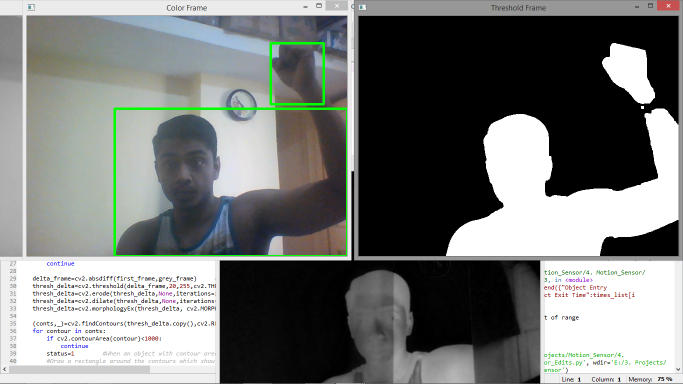
#> input picture Not perfect yet.png, 1366 x 768 px, given in place of the camera (shown at 1/2 size)
$ python Motion_Sensor.py
#> lines starting #> are read from the running program, lines starting #| are printed output that depends on the picture
#Importing the libraries
import cv2
from datetime import datetime as dt
import pandas as pd

first_frame=None                    #variable used in Line 25-26 to store the background image which is used to assess motion.
video=cv2.VideoCapture(0)           #Start webcam and recorder
motion_log=['dummy1','dummy2']      #List used to record the status of an object. 1 means the object was in the previous frame and 0 means the object was not in the previous frame. The dummy values are to avoid an error in line 43.
times_list=[]                       #Time of entry and exit is appended to this list

while True:
    check, frame=video.read()                               #read the current frame of the video
#> frame is the input picture: shape (768, 1366, 3); mean B, G, R 120.4, 122.2, 119.8
    status=0                                                #Will be changed to 1 when a big enough object enters the frame
    grey_frame=cv2.cvtColor(frame,cv2.COLOR_BGR2GRAY)       #convert the frame seen in 15 to 'GreyScale'
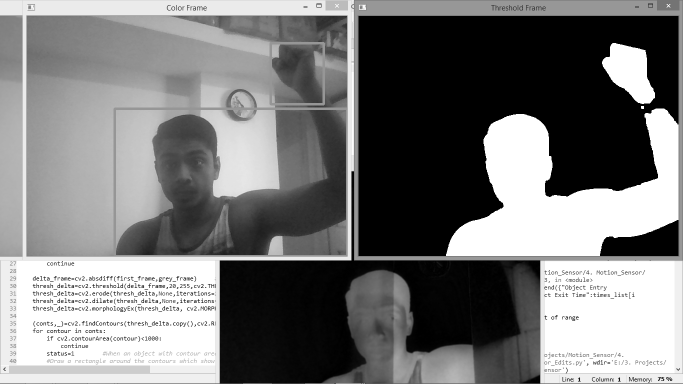
#> grey_frame: shape (768, 1366) (shown at 1/2 size); min 0, max 255, mean 121.3
    grey_frame=cv2.GaussianBlur(grey_frame,(21,21),0)       #GaussianBlur helps supress the noise by using a Gaussian kernel. Refer "https://computergraphics.stackexchange.com/questions/39/how-is-gaussian-blur-implemented"
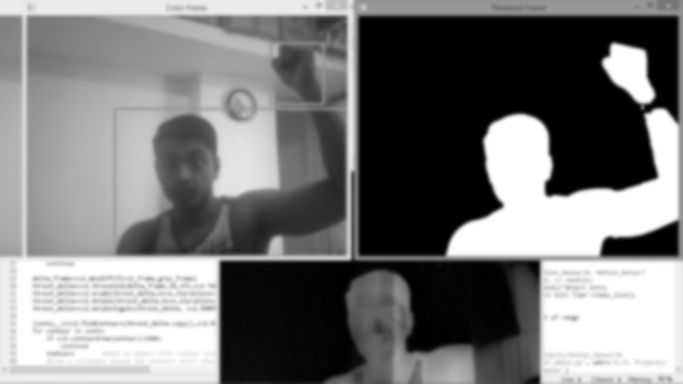
#> grey_frame: shape (768, 1366) (shown at 1/2 size); min 0, max 255, mean 121.3

    #To assign the value of a background to the first_frame where necessary
    if first_frame is None:
        first_frame=grey_frame
        continue

    delta_frame=cv2.absdiff(first_frame,grey_frame)                             #calculate the difference between the current frame and the first frame (background)
    thresh_delta=cv2.threshold(delta_frame,50,255,cv2.THRESH_BINARY)[1]         #Whitens the area where the delta with backgrnd is greater than threshold. Returns a Tuple (recommends threshold value {N/A to THRESH_BINARY}, frame). Refer "https://docs.opencv.org/2.4/modules/imgproc/doc/miscellaneous_transformations.html?highlight=threshold"
    thresh_delta=cv2.erode(thresh_delta,None,iterations=2)                      #Useful for removing small white noises which helps detach two loosely connected objects.
    thresh_delta=cv2.dilate(thresh_delta,None,iterations=2,)                    #To increase object area and accentuate features. Erosion reduces area so it is followed by dilation. For more info refer "https://www.geeksforgeeks.org/erosion-dilation-images-using-opencv-python/"
    thresh_delta=cv2.morphologyEx(thresh_delta, cv2.MORPH_CLOSE,None)           #useful in closing small holes inside the foreground objects. Refer "https://opencv-python-tutroals.readthedocs.io/en/latest/py_tutorials/py_imgproc/py_morphological_ops/py_morphological_ops.html"

    #to differentiate between two or more separate objects which are adjacent in the dilated delta image
    (conts,_)=cv2.findContours(thresh_delta.copy(),cv2.RETR_EXTERNAL,cv2.CHAIN_APPROX_SIMPLE)
    for contour in conts:
        if cv2.contourArea(contour)<1500:        #To filter out any noise by removing the very small objects.
            continue
        else:
            status=1                            #When an object with contour area>1000 enters the frame. To be used to calculate motion time of the object

        #Draw a rectangle around the significant contours which show maximum difference when compared to the background/first_frame
        (x,y,w,h)=cv2.boundingRect(contour)
        cv2.rectangle(frame,(x,y),(x+w,y+h),(0,255,0),3)

    #Check the status of an object in the previous frame and append time to times_list if the previous status and current status change, indicating that an object has entered or exited the frame.
    motion_log.append(status)
    if motion_log[-1]!=motion_log[-2]:
        times_list.append(dt.now())

    #Create Windows to display all the frames
    cv2.imshow("Grey Frame",grey_frame)
    cv2.imshow("Delta Frame",delta_frame)
    cv2.imshow("Threshold Frame",thresh_delta)
    cv2.imshow("Grey Frame",frame)

    #Command to quit the application by pressing "q" or "Q"
    key=cv2.waitKey(1)
    if key==ord("q") or key==ord("Q"):
        if status==1:
            times_list.append(dt.now())
        break

#Stop recording and close the webcam windows
video.release()
cv2.destroyAllWindows()

#Create and export a DataFrame with the entry and exit times of an object
log_book=pd.DataFrame()
for i in range(0,len(times_list),2):
#> (the run stopped early here; a loop or call above may not have finished)

$ run again, on What to expect.png
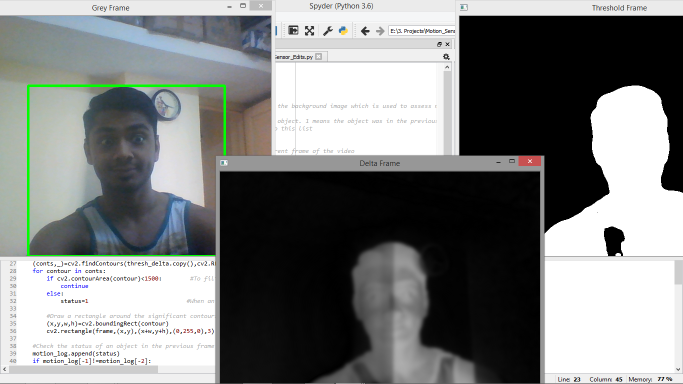
#> input picture What to expect.png, 1366 x 768 px, given in place of the camera (shown at 1/2 size)
#> frame is the input picture: shape (768, 1366, 3); mean B, G, R 128.9, 129.7, 127.5
#> `grey_frame=cv2.cvtColor(frame,cv2.COLOR_BGR2GRAY)       #convert the f..`:
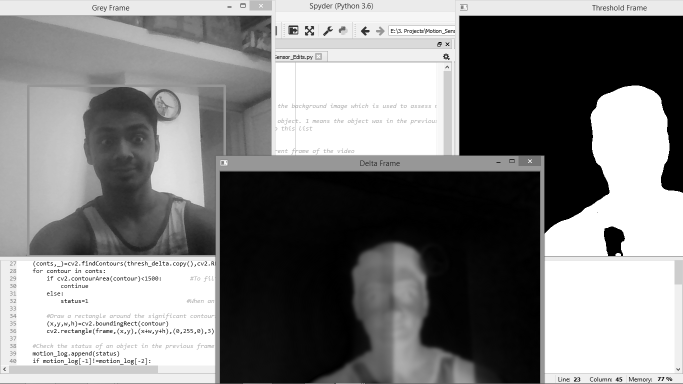
#> grey_frame: shape (768, 1366) (shown at 1/2 size); min 0, max 255, mean 128.9
#> `grey_frame=cv2.GaussianBlur(grey_frame,(21,21),0)       #GaussianBlur ..`:
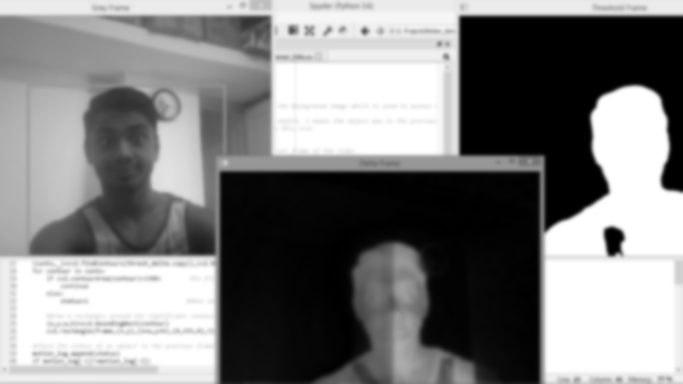
#> grey_frame: shape (768, 1366) (shown at 1/2 size); min 0, max 255, mean 129
